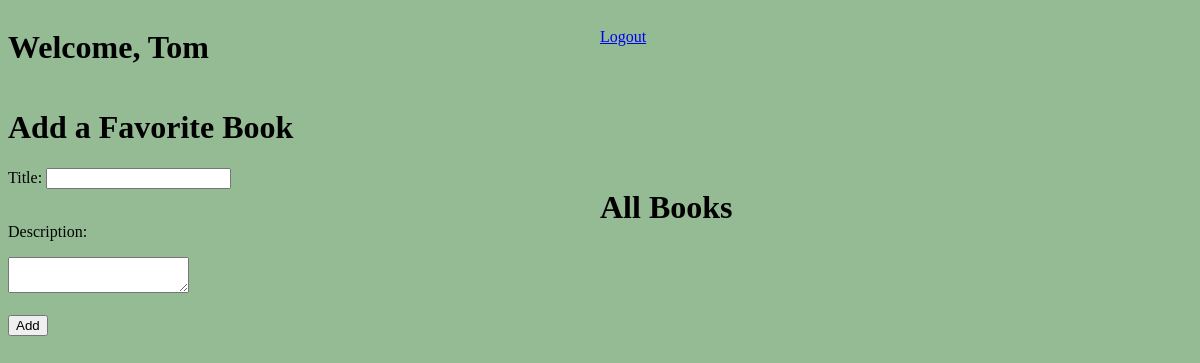
Page /books (signed in) on the earlier database version.
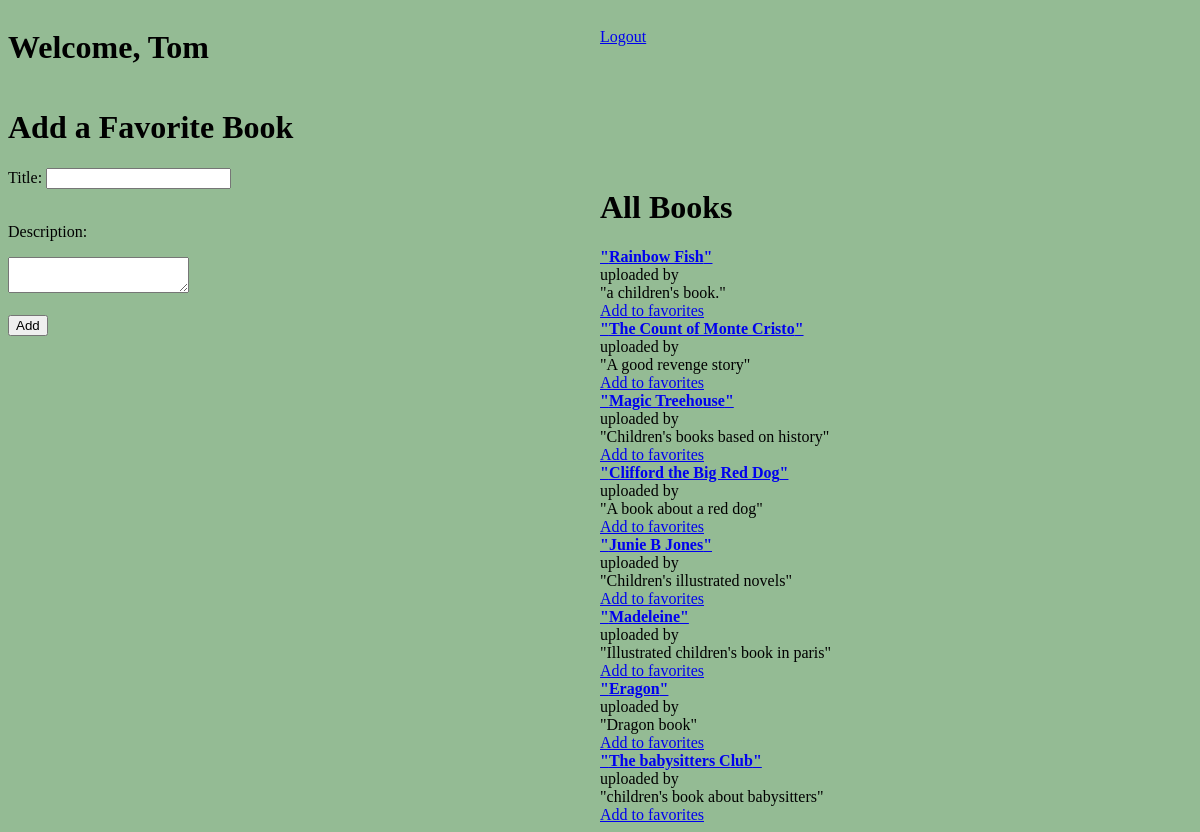
Same page on the later database version.
### favorite_books_app/models.py (models this page shows)
class User(models.Model):
    first_name = models.CharField(max_length=255)
    last_name = models.CharField(max_length=255)
    email = models.EmailField(max_length=255)
    password = models.CharField(max_length=255)
    updated_at = models.DateTimeField(auto_now=True)
    created_at = models.DateTimeField(auto_now_add = True)
    objects = UserManager()

class Book(models.Model):
    title = models.CharField(max_length= 255)
    author = models.CharField(max_length=255)
    description = models.TextField()
    created_at = models.DateTimeField(auto_now_add=True)
    updated_at = models.DateTimeField(auto_now=True)
    upload_status = models.ForeignKey(User, related_name="books", on_delete = models.CASCADE, null = True)
    users = models.ManyToManyField(User, related_name="Books")
    objects = BookManager()

### favorite_books_app/views.py (the view)
# urls.py: path('books', views.books),
def books(request):
    if 'user_id' not in request.session:
        return redirect('/')
    this_user = User.objects.filter(id = request.session['user_id'])
    context = {
        "current_user" : this_user[0], #grabs from session rather than database to prevent refreshing into login
        "all_books": Book.objects.all(),
        }
    return render(request, "add_book.html", context)

### favorite_books_app/templates/add_book.html (shortened to what this page needs)
<!DOCTYPE html>
<html lang = "en">
<head>
    {% load static %}
    <link rel="stylesheet" href="{% static 'background-color.css' %}">
</head>
<body>
<header id="add-header">
    <h1 id="welcome-add">Welcome, {{ current_user.first_name }}</h1>
    <a id = "logout-add" href="http://localhost:8000/logout">Logout</a>
</header>
<h1>Add a Favorite Book</h1>
    <div id="add-book-container">
        <form action="/check_book" method='POST' id="add-form">
            <label for="title">Title:</label>
            <input class="title" type="text" name = "title">
            <br><br>
            <p id = "description">Description:</p>
            <textarea name="description"></textarea>
            <br><br>
            <input type="submit" value="Add" id = "button">
        </form>
        <div id="all-books-add">
            <h1>All Books </h1>
                {% for book in all_books %}
                    {% if current_user.first_name == book.upload_status.first_name or current_user.id in book.users.id %}
                        <a class = "bold" href = "http://localhost:8000/was_favorited_check/{{ book.id }}">"{{ book.title }}"</a>
                        <p class = "sub"> uploaded by {{ book.upload_status.first_name}}</p>
                        <p class = "sub">"{{ book.description }}"</p>
                        <p class = "sub" class="italics">This is one of your favorites</p>
                    {% else %}
                        <a class = "bold" href = "http://localhost:8000/was_favorited_check/{{ book.id }}">"{{ book.title }}"</a>
                        <p class = "sub"> uploaded by {{ book.upload_status.first_name}}</p>
                        <p class = "sub">"{{ book.description }}"</p>
                        <div id="view-links">
                            <a href = "http://localhost:8000/add_favorite_book/{{ book.id }} ">Add to favorites</a>
                        </div>
                    {% endif %}
                {% endfor %}
        </div>
    </div>
</body>
</html>

### favorite_books_app/static/background-color.css (style rules this page uses)
body { background-color:rgb(148, 187, 148); }
#add-header { display: flex; }
#welcome-add { flex: 1; }
#logout-add { margin-top: 20px; flex: 1; }
#add-form { flex:1; }
#all-books-add { flex:1; }
.bold { margin-top: 20px; font-weight:bolder; }
#add-book-container { display: flex; }
.sub { margin-top: 0px; margin-bottom: 0px; }

Differences in the rows shown:
added Book: title "Rainbow Fish", description "a children's book."
added Book: title "The Count of Monte Cristo", description "A good revenge story"
added Book: title "Magic Treehouse", description "Children's books based on history"
added Book: title "Clifford the Big Red Dog", description "A book about a red dog"
added Book: title "Junie B Jones", description "Children's illustrated novels"
added Book: title "Madeleine", description "Illustrated children's book in paris"
added Book: title "Eragon", description "Dragon book"
added Book: title "The babysitters Club", description "children's book about babysitters"
